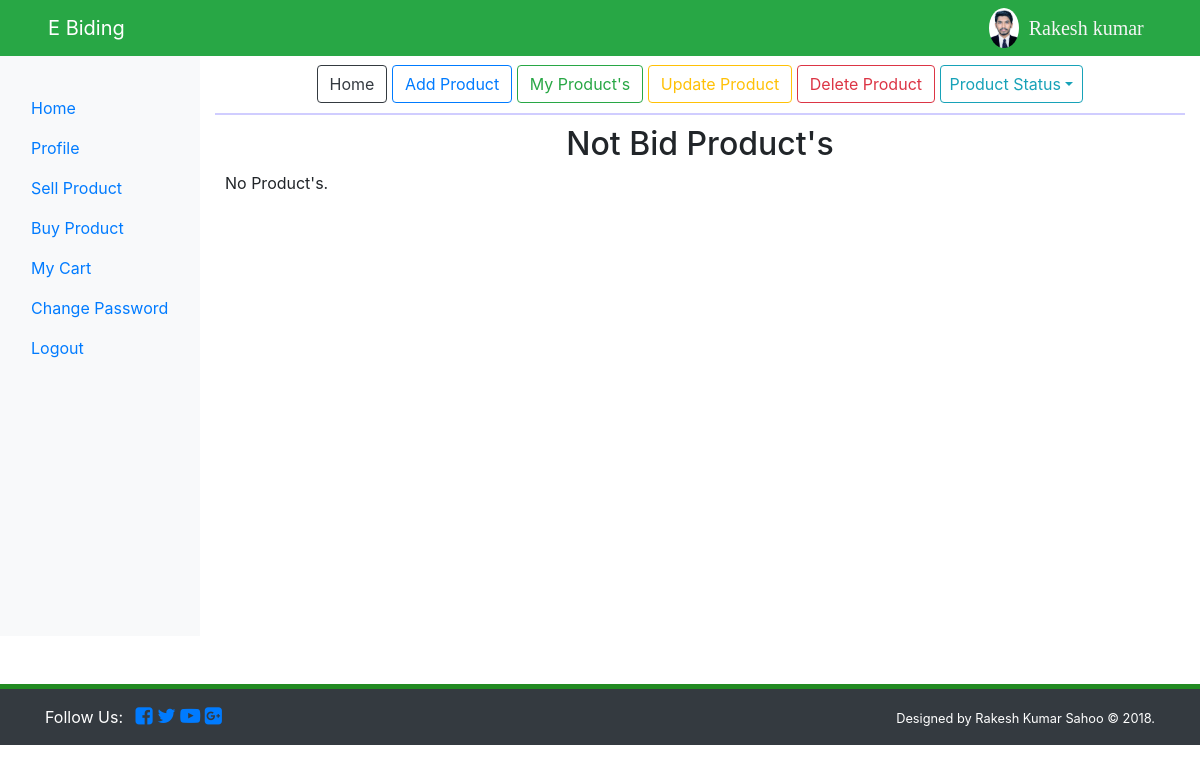
/not_bid_product/ (signed in), run on the app's committed database.
### user/models.py (models this page shows, shortened)
class UserRegister(models.Model):
    id = models.AutoField(primary_key=True)
    name = models.CharField(max_length=30)
    lname = models.CharField(max_length=30)
    phone = models.IntegerField(unique=True)
    email = models.EmailField(max_length=30, unique=True)
    status = models.CharField(max_length=10)
    username = models.CharField(max_length=30, unique=True)
    password = models.CharField(max_length=20)
    doj = models.DateField(auto_now_add=True)
    image = models.ImageField(upload_to='user_profile/')

### user/views.py (the view)
# urls.py: path('not_bid_product/', views.not_bid_product, name="not_bid_product"),
def not_bid_product(request):
    if request.session["uemail"]:
        uemail = request.session["uemail"]
        data = UserRegister.objects.get(email=uemail)
        qs = Products.objects.filter(user_id=data.id, p_status="not_bid")
        if qs:
            return render(request, "user/not_bid_products.html", {"nbpro": qs, "data": data})
        else:
            messages.error(request, "No Product's.")
            return render(request, "user/not_bid_products.html", {"data": data})
    else:
        return redirect('user_login')

### templates/user/not_bid_products.html (shortened to what this page needs)
{% extends 'user/seller.html' %}
{% block sellerbody %}
    <div class="container" style="padding: 10px">
    <h2 style="text-align: center">Not Bid Product's</h2>
    {% for i in messages %}
        <p>{{ i }}</p>
    {% endfor %}
    </div>
{% endblock %}

### templates/user/user_hader.html (shortened to what this page needs)
<!DOCTYPE html>
<html lang="en">
<head>
</head>
<body>
  <nav class="navbar navbar-expand-sm navbar-dark bg-success pl-5 fixed-top">
    <a href="/" class="navbar-brand">E Biding</a>
    <div id="myMenu">
      <ul class="navbar-nav pl-5 custom-nav">
      <li style="margin-left: 800px"><img src="{{ data.image.url }}" class="rounded-circle" style="height: 40px"></li>
      <li style="margin-left:10px;margin-top:5px;color: whitesmoke;font-family: cursive;font-size: 20px">{{ data.name }}</li>
      </ul>
    </div>
  </nav>
</body>
</html>

### templates/user/user_slidebar.html (style rules this page uses)
img { vertical-align: middle; }

### data on the page
UserRegister: image (picture), name "Rakesh kumar"

### other printed values
{{ i }} "No Product's."
